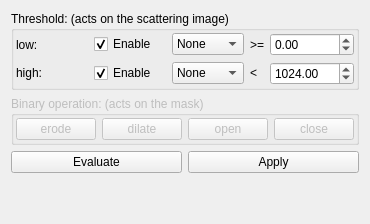
          <widget class="QWidget" name="tab_4">
           <attribute name="title">
            <string>Binary</string>
           </attribute>
           <layout class="QGridLayout" name="gridLayout_21">
            <item row="4" column="1">
             <widget class="QPushButton" name="btn_mask_threshold_apply">
              <property name="text">
               <string>Apply</string>
              </property>
             </widget>
            </item>
            <item row="3" column="0" colspan="2">
             <widget class="QGroupBox" name="groupBox_10">
              <property name="enabled">
               <bool>false</bool>
              </property>
              <property name="title">
               <string>Binary operation: (acts on the mask)</string>
              </property>
              <layout class="QGridLayout" name="gridLayout_20">
               <property name="leftMargin">
                <number>2</number>
               </property>
               <property name="topMargin">
                <number>2</number>
               </property>
               <property name="rightMargin">
                <number>2</number>
               </property>
               <property name="bottomMargin">
                <number>2</number>
               </property>
               <item row="0" column="1">
                <widget class="QPushButton" name="pushButton_9">
                 <property name="text">
                  <string>dilate</string>
                 </property>
                </widget>
               </item>
               <item row="0" column="0">
                <widget class="QPushButton" name="pushButton_5">
                 <property name="text">
                  <string>erode</string>
                 </property>
                </widget>
               </item>
               <item row="0" column="3">
                <widget class="QPushButton" name="pushButton_15">
                 <property name="text">
                  <string>close</string>
                 </property>
                </widget>
               </item>
               <item row="0" column="2">
                <widget class="QPushButton" name="pushButton_16">
                 <property name="text">
                  <string>open</string>
                 </property>
                </widget>
               </item>
              </layout>
             </widget>
            </item>
            <item row="4" column="0">
             <widget class="QPushButton" name="btn_mask_threshold_evaluate">
              <property name="text">
               <string>Evaluate</string>
              </property>
             </widget>
            </item>
            <item row="5" column="1">
             <spacer name="verticalSpacer_3">
              <property name="orientation">
               <enum>Qt::Orientation::Vertical</enum>
              </property>
              <property name="sizeHint" stdset="0">
               <size>
                <width>20</width>
                <height>40</height>
               </size>
              </property>
             </spacer>
            </item>
            <item row="5" column="0">
             <spacer name="verticalSpacer_4">
              <property name="orientation">
               <enum>Qt::Orientation::Vertical</enum>
              </property>
              <property name="sizeHint" stdset="0">
               <size>
                <width>20</width>
                <height>40</height>
               </size>
              </property>
             </spacer>
            </item>
            <item row="0" column="0" colspan="2">
             <widget class="QGroupBox" name="groupBox_9">
              <property name="title">
               <string>Threshold: (acts on the scattering image)</string>
              </property>
              <layout class="QGridLayout" name="gridLayout_15">
               <property name="leftMargin">
                <number>2</number>
               </property>
               <property name="topMargin">
                <number>2</number>
               </property>
               <property name="rightMargin">
                <number>2</number>
               </property>
               <property name="bottomMargin">
                <number>2</number>
               </property>
               <item row="0" column="2">
                <widget class="QLabel" name="label_26">
                 <property name="text">
                  <string>low:</string>
                 </property>
                </widget>
               </item>
               <item row="0" column="3">
                <widget class="QCheckBox" name="checkBox_threshold_low_enable">
                 <property name="text">
                  <string>Enable</string>
                 </property>
                 <property name="checked">
                  <bool>true</bool>
                 </property>
                </widget>
               </item>
               <item row="1" column="6">
                <widget class="QDoubleSpinBox" name="binary_threshold_high">
                 <property name="decimals">
                  <number>2</number>
                 </property>
                 <property name="maximum">
                  <double>4294967296.000000000000000</double>
                 </property>
                 <property name="value">
                  <double>1024.000000000000000</double>
                 </property>
                </widget>
               </item>
               <item row="1" column="4">
                <widget class="QComboBox" name="checkBox_threshold_high_preset">
                 <item>
                  <property name="text">
                   <string>None</string>
                  </property>
                 </item>
                 <item>
                  <property name="text">
                   <string>uint8</string>
                  </property>
                 </item>
                 <item>
                  <property name="text">
                   <string>int8</string>
                  </property>
                 </item>
                 <item>
                  <property name="text">
                   <string>uint16</string>
                  </property>
                 </item>
                 <item>
                  <property name="text">
                   <string>int16</string>
                  </property>
                 </item>
                 <item>
                  <property name="text">
                   <string>uint24</string>
                  </property>
                 </item>
                 <item>
                  <property name="text">
                   <string>int24</string>
                  </property>
                 </item>
                 <item>
                  <property name="text">
                   <string>uint32</string>
                  </property>
                 </item>
                 <item>
                  <property name="text">
                   <string>int32</string>
                  </property>
                 </item>
                </widget>
               </item>
               <item row="0" column="6">
                <widget class="QDoubleSpinBox" name="binary_threshold_low">
                 <property name="minimum">
                  <double>-9999.000000000000000</double>
                 </property>
                 <property name="maximum">
                  <double>10000.000000000000000</double>
                 </property>
                </widget>
               </item>
               <item row="1" column="2">
                <widget class="QLabel" name="label_27">
                 <property name="sizePolicy">
                  <sizepolicy hsizetype="Minimum" vsizetype="Fixed">
                   <horstretch>0</horstretch>
                   <verstretch>0</verstretch>
                  </sizepolicy>
                 </property>
                 <property name="text">
                  <string>high:</string>
                 </property>
                </widget>
               </item>
               <item row="1" column="3">
                <widget class="QCheckBox" name="checkBox_threshold_high_enable">
                 <property name="text">
                  <string>Enable</string>
                 </property>
                 <property name="checked">
                  <bool>true</bool>
                 </property>
                </widget>
               </item>
               <item row="0" column="4">
                <widget class="QComboBox" name="checkBox_threshold_low_preset">
                 <item>
                  <property name="text">
                   <string>None</string>
                  </property>
                 </item>
                 <item>
                  <property name="text">
                   <string>-1</string>
                  </property>
                 </item>
                 <item>
                  <property name="text">
                   <string>0</string>
                  </property>
                 </item>
                 <item>
                  <property name="text">
                   <string>1</string>
                  </property>
                 </item>
                </widget>
               </item>
               <item row="0" column="5">
                <widget class="QLabel" name="label_25">
                 <property name="sizePolicy">
                  <sizepolicy hsizetype="Fixed" vsizetype="Preferred">
                   <horstretch>0</horstretch>
                   <verstretch>0</verstretch>
                  </sizepolicy>
                 </property>
                 <property name="text">
                  <string>&gt;=</string>
                 </property>
                </widget>
               </item>
               <item row="1" column="5">
                <widget class="QLabel" name="label_33">
                 <property name="sizePolicy">
                  <sizepolicy hsizetype="Fixed" vsizetype="Preferred">
                   <horstretch>0</horstretch>
                   <verstretch>0</verstretch>
                  </sizepolicy>
                 </property>
                 <property name="text">
                  <string>&lt;</string>
                 </property>
                </widget>
               </item>
              </layout>
             </widget>
            </item>
           </layout>
          </widget>
